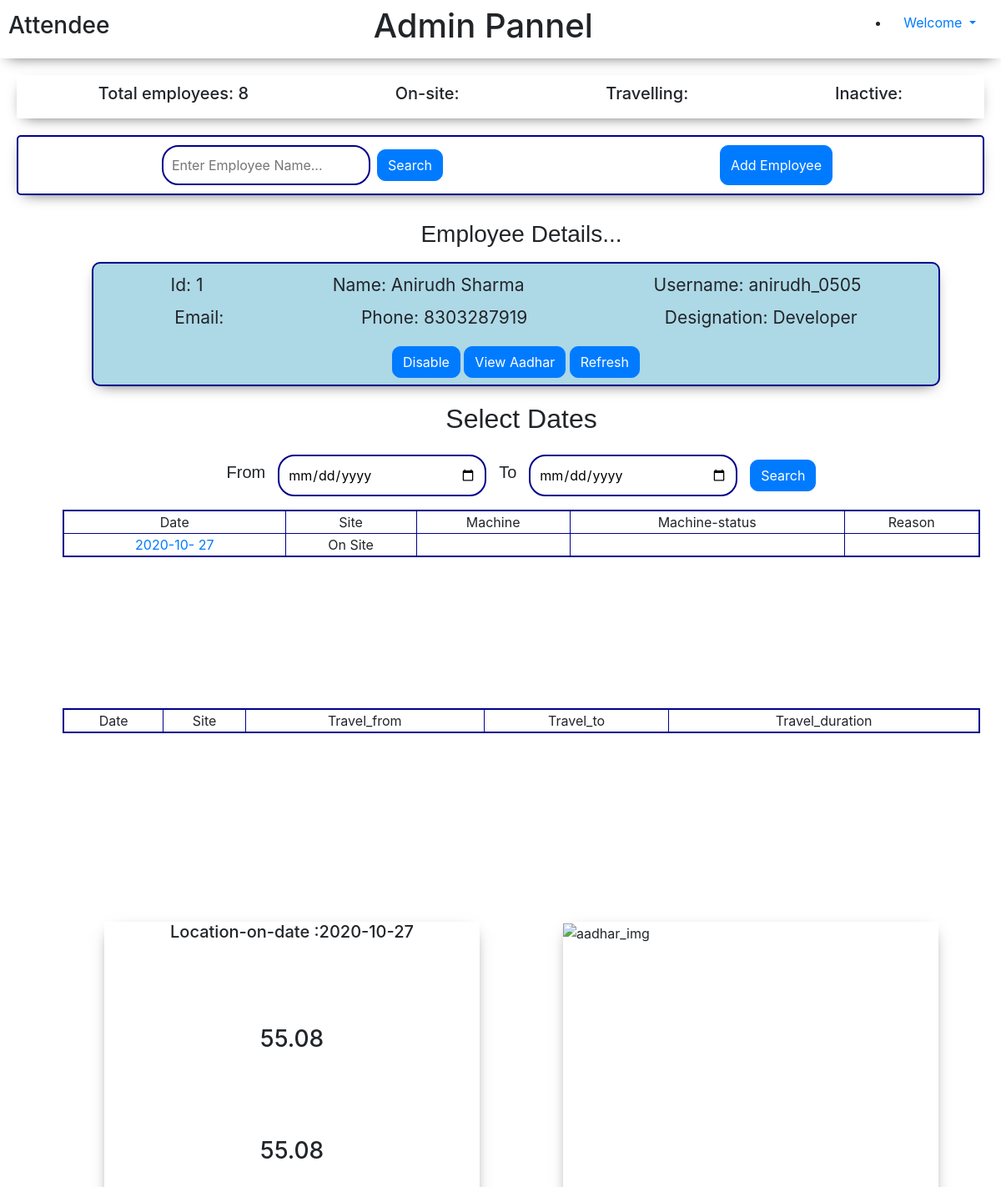
The page /workdetail/1/2020-10-27 (signed in) on the database its author committed.
### attende/models.py (models this page shows, shortened)
class Employee(models.Model):
    emp_id = models.AutoField(primary_key=True)
    employee_name = models.CharField(max_length=100)
    employee_phone = models.IntegerField()
    designation = models.CharField(max_length=20)
    place = models.CharField(max_length=30)
    employee_username = models.CharField(max_length=25)
    employee_aadhar = models.ImageField(upload_to ="attende/aadhar", default="")
    employee_email = models.CharField(max_length=500, default="")

class WorkDates(models.Model):
    employee = models.ForeignKey(Employee, on_delete=models.CASCADE, null=True)
    emp_date = models.DateField()
    emp_work_status = models.CharField(max_length=50, default="", blank=True)
    emp_latitude = models.DecimalField(max_digits=5, decimal_places=2, default=0)
    emp_longitude = models.DecimalField(max_digits=5, decimal_places=2, default=0)
    emp_work_modelNumber  = models.IntegerField(blank=True, null=True)
    emp_totalProdution  = models.IntegerField(blank=True, null=True)
    emp_running = models.IntegerField(blank=True, null=True)
    emp_maintainParts = models.CharField(max_length=500, default="", blank=True)
    emp_partsReason = models.CharField(max_length=500, default="", blank=True)
    maintain_partsImg = models.ImageField(upload_to="attende/aadhar", default="", blank=True)
    travel_from = models.CharField(max_length=100, default="", blank=True)
    travel_to = models.CharField(max_length=100, default="", blank=True)
    travel_by = models.CharField(max_length=100, default="", blank=True)
    travel_duration = models.DecimalField(max_digits=5, decimal_places=2, default=0, blank=True)
    travel_purpose = models.CharField(max_length=100, default="", blank=True)
    travel_force =  models.IntegerField(blank=True, null=True)
    accompanied_emp2 = models.IntegerField(blank=True, null=True)
    accompanied_emp3 =  models.IntegerField(blank=True, null=True)
    accompanied_emp4 =  models.IntegerField(blank=True, null=True)
    accompanied_emp5 =  models.IntegerField(blank=True, null=True)

### attende/views.py (the view)
# urls.py: path('workdetail/<id>/<date>', views.wd, name="wd"),
def wd(request, id, date):
    if request.user.is_authenticated:
        empData = []
        employe = Employee.objects.all()
        for em in employe:
            empData.append(em)
        ed = Employee.objects.filter(emp_id=id)
        totalemp  = Employee.objects.all().count()
        emplc = WorkDates.objects.filter(employee__emp_id=id, emp_date=date)
        empworkdt = WorkDates.objects.filter(employee__emp_id=id, emp_work_status="Travel", emp_date=date)
        empworkds = WorkDates.objects.filter(employee__emp_id=id, emp_work_status="On Site", emp_date=date)
        if request.method == "POST":
            d1 = request.POST['datefrom']
            d2 = request.POST['dateto']
            empwrkt =  WorkDates.objects.filter(employee__emp_id=id, emp_work_status="Travel", emp_date__range=(d1, d2))
            empwrkds = WorkDates.objects.filter(employee__emp_id=id, emp_work_status="On Site", emp_date__range=(d1, d2))
            params = { 'empData' : empData,
                   'empdetail': ed,
                   'totalemp': totalemp,
                   'empwrkt': empwrkt,
                   'empwrkds': empwrkds,
                   'id': id,
                   'emplc': emplc,
                   'd1': d1,
                   'd2': d2}
            return render(request, 'attende/admin.html', params)
        else:
            params = { 'empData' : empData,
                   'empdetail': ed,
                   'totalemp': totalemp,
                   'empworkdt': empworkdt,
                   'empworkds': empworkds,
                   'id': id,
                   'emplc':emplc,
                   'd1': "mm-dd-yyyy",
                    'd2': "mm-dd-yyyy" }
            return render(request, 'attende/admin.html', params)
    else:
        messages.warning(request, "Something went wrong")
        return redirect('/hd')

### templates/attende/admin.html (shortened to what this page needs)
<!doctype html>
<html lang="en">
<head>
    <link rel="stylesheet" href="https://cdn.jsdelivr.net/npm/bootstrap@4.5.3/dist/css/bootstrap.min.css"
>
</head>
<body>
    <div class="admin_top">
        <h3>Attendee</h3>
        <h1>Admin Pannel</h1>
        <ul>
            <li class="nav-item dropdown mr-1">
                <a class="nav-link dropdown-toggle" href="#" id="navbarDropdown" role="button" data-toggle="dropdown"
                    aria-haspopup="true" aria-expanded="false">
                    Welcome
                </a>
            </li>
        </ul>
    </div>
    <div class="admin_top1">
        <h5>Total employees: {{totalemp}}</h5>
        <h5>On-site: </h5>
        <h5>Travelling: </h5>
        <h5>Inactive: </h5>
    </div>
    <div class="admin_middle">
        <div class="left">
            <form method="GET" action="/search/" class="sf">
                <input type="text" placeholder="Enter Employee Name..." id="search" name="query">
                <button class="btn btn-primary ml-2" style="border-radius: 10px;">Search</button>
            </form>
        </div>
        <button type="button" class="btn btn-primary mx-2 " style="border-radius: 10px;" data-toggle="modal"
            data-target="#signup">
            Add Employee
        </button>
    </div>
    <div class="admin_bottom">
        <div class="emp_details">
            <div class="empDetails_middleA">
                <center>
                    <h3 style=" font-family: Comic Sans MS, cursive, sans-serif;">Employee Details...</h3>
                </center>
                <div class="details container mt-3">
                    {% for emp in empdetail %}
                    <div class="ed">
                        <p1 style="font-size: 21px;">Id: {{emp.emp_id}}</p1>
                        <p1 style="font-size: 21px;">Name: {{emp.employee_name}}</p1>
                        <p1 style="font-size: 21px;">Username: {{emp.employee_username}}</p1>
                    </div>
                    {% endfor %}
                    {% for emp in empdetail %}
                    <div class="e mt-2">
                        <p1 style="font-size: 21px;">Email: {{emp.employee_email}}</p1>
                        <p1 style="font-size: 21px;">Phone: {{emp.employee_phone}}</p1>
                        <p1 style="font-size: 21px;">Designation: {{emp.designation}}</p1>
                    </div>
                    {% endfor %}
                    <center>
                        <button class="btn btn-primary" style="border-radius: 10px;">Disable</button>
                        <button type="button" class="btn btn-primary mb-2 mt-2" style="border-radius: 10px;"
                            data-toggle="modal" data-target="#adhr">
                            View Aadhar
                        </button>
                        <a href="/homeadmin/{{id}}"><button class="btn btn-primary"
                                style="border-radius: 10px;">Refresh</button></a>
                    </center>
                </div>
            </div>
            <div class="empDetails_middleB mt-1">
                <center>
                    <h2 style=" font-family: Comic Sans MS, cursive, sans-serif;">Select Dates</h2>
                </center>
                <div class="datepicker mt-4">
                    <form method="POST" class="sf">
                        <h5 style=" font-family: Comic Sans MS, cursive, sans-serif; margin-right: 15px;">From</h5>
                        <input type="date" id="dt1" name="datefrom" value='{{d1}}'>
                        <h5
                            style=" font-family: Comic Sans MS, cursive, sans-serif;margin-right: 15px; margin-left: 15px;">
                            To
                        </h5>
                        <input type="date" id="dt2" name="dateto" value='{{d2}}'>
                        <button type="submit" class="btn btn-primary"
                            style="margin-left: 15px;border-radius: 10px;">Search</button>
                    </form>
                </div>
                <div class="container mt-3">
                    <div class="emp_workDetail">
                        <table border="1" style="width: 100%;">
                            <tr align="center">
                                <td>Date</td>
                                <td>Site</td>
                                <td>Machine</td>
                                <td>Machine-status</td>
                                <td>Reason</td>
                            </tr>
                            {% for e in empworkds %}
                            <tr align="center">
                                <td><a
                                        href='/workdetail/{{id}}/{{e.emp_date|date:"Y-m-d"}}'>{{e.emp_date|date:"Y-m- d" }}</a>
                                </td>
                                <td>{{e.emp_work_status}}</td>
                                <td></td>
                                <td></td>
                                <td></td>
                            </tr>
                            {% endfor %}
                        </table>
                    </div>
                    <div class="emp_workDetail1 mt-5">
                        <table border="1" style="width: 100%;">
                            <tr align="center">
                                <td>Date</td>
                                <td>Site</td>
                                <td>Travel_from</td>
                                <td>Travel_to</td>
                                <td>Travel_duration</td>
                            </tr>
                        </table>
                    </div>
                </div>
            </div>
            <div class="container mt-3">
                <div class="empDetailBottom">
                    <div class="map">
                        {% for l in emplc %}
                        <center>
                            <h5>Location-on-date :{{l.emp_date|date:"Y-m-d"}}</h5>
                        </center>
                        {% endfor %}
                        <center>
                            {% for emp in emplc%}
                            <h3 style="margin-top: 100px;">{{emp.emp_latitude}}</h3>
                            <h3 style="margin-top: 100px;">{{emp.emp_longitude}}</h3>
                            {% endfor %}
                        </center>
                    </div>
                    <div class="emp_aadharImg">
                        <img src="" alt="aadhar_img">
                    </div>
                </div>
            </div>
        </div>
    </div>
</body>
</html>

### templates/attende/admin.html (style rules this page uses)
body { overflow-x: hidden; }
.admin_top { display: flex; justify-content: space-between; height: 70px; align-items: center; padding: 10px; position: sticky; top: 0; background-color: white; z-index: 100; width: 100%; box-shadow: 0px 6px 18px -9px rgba(0, 0, 0, 0.75); }
.admin_middle { margin-top: 50px; margin: 20px; display: flex; justify-content: space-around; padding: 10px; border: 2px solid darkblue; border-radius: 5px; box-shadow: 0px 6px 18px -9px rgba(0, 0, 0, 0.75); }
form>input { border: 2px solid darkblue; border-radius: 20px; width: 250px; padding: 10px; outline-width: 0; }
.admin_bottom { display: flex; justify-content: space-between; }
.emp_details { flex: 0.6; margin: 10px; }
.sf { display: flex; justify-content: center; align-items: center; }
.empDetailBottom { display: flex; justify-content: space-between; }
.map { height: 350px; width: 450px; box-shadow: 0px 6px 18px -9px rgba(0, 0, 0, 0.75); margin: 50px; }
.emp_aadharImg { height: 350px; width: 450px; box-shadow: 0px 6px 18px -9px rgba(0, 0, 0, 0.75); margin: 50px; }
.ed { display: flex; justify-content: space-around; padding-top: 10px; }
.e { display: flex; justify-content: space-around; padding-bottom: 10px; }
.details { box-shadow: 0px 6px 18px -9px rgba(0, 0, 0, 0.75); margin-left: 50px; margin-bottom: 20px; width: 90%; background-color: lightblue; border: 2px solid darkblue; border-radius: 10px; }
.admin_top1 { margin-top: 50px; margin: 20px; display: flex; justify-content: space-around; padding: 10px; box-shadow: 0px 6px 18px -9px rgba(0, 0, 0, 0.75); }
.emp_workDetail>table { border: 2px solid darkblue; }
.emp_workDetail { height: 190px; overflow-y: scroll; }
.emp_workDetail1>table { border: 2px solid darkblue; }
.emp_workDetail1 { height: 190px; overflow-y: scroll; }

### rows shown on the page
Employee: emp_id "1", employee_name "Anirudh Sharma", employee_username "anirudh_0505", employee_phone "8303287919", designation "Developer"
WorkDates: emp_date "2020-10- 27", emp_work_status "On Site", emp_date "2020-10-27", emp_latitude "55.08", emp_longitude "55.08"

### other values the page prints
{{ totalemp }} "8"
